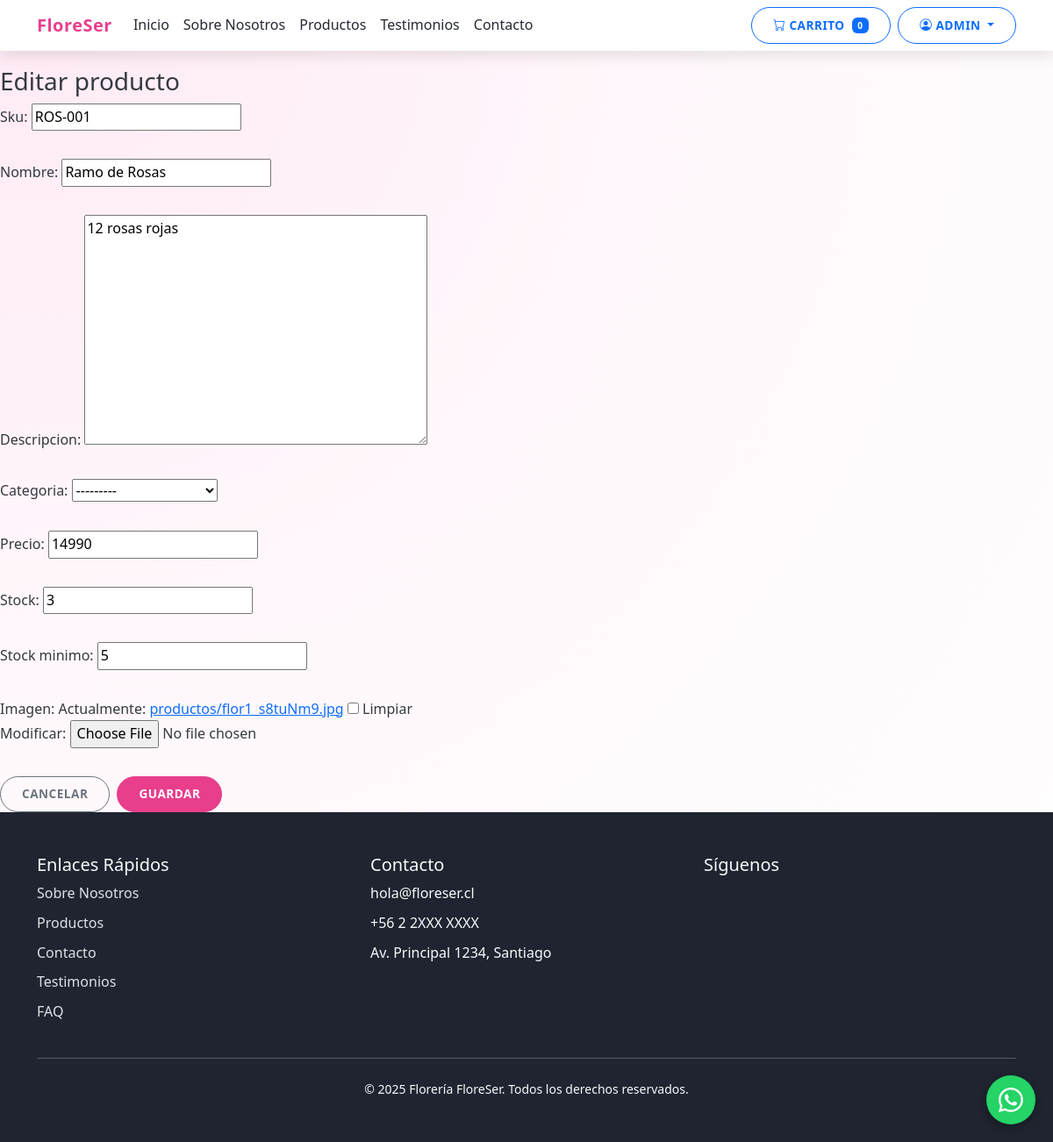
The page /productos/1/editar/ (signed in) on the database its author committed.
### apps/usuarios/models.py (models this page shows, shortened)
class Usuario(AbstractUser):
    class Roles(models.TextChoices):
        ADMINISTRADOR = 'Administrador', 'Administrador'
        EMPLEADO = 'Empleado', 'Empleado'
        CLIENTE = 'Cliente', 'Cliente'
        PROVEEDOR = 'Proveedor', 'Proveedor'
    rol = models.CharField(max_length=20, choices=Roles.choices, default=Roles.CLIENTE)
    activo = models.BooleanField(default=True)

### apps/productos/models.py (models this page shows, shortened)
class Producto(models.Model):
    class Categoria(models.TextChoices):
        AMOR_ANIVERSARIO = 'Amor y Aniversario', 'Amor y Aniversario'
        CUMPLEANOS = 'Cumpleaños', 'Cumpleaños'
        AGRADECIMIENTO = 'Agradecimiento', 'Agradecimiento'
        CONDOLENCIAS = 'Condolencias', 'Condolencias'
    sku = models.CharField(max_length=50, unique=True)
    nombre = models.CharField(max_length=150)
    descripcion = models.TextField(blank=True)
    categoria = models.CharField(max_length=100, choices=Categoria.choices)
    precio = models.DecimalField(max_digits=12, decimal_places=0, validators=[MinValueValidator(0)])
    stock = models.IntegerField(default=0, validators=[MinValueValidator(0)])
    stock_minimo = models.IntegerField(default=0, validators=[MinValueValidator(0)])
    imagen = models.ImageField(upload_to='productos/', blank=True, null=True)
    destacado = models.BooleanField(default=False)

### apps/home/models.py (models this page shows, shortened)
class Config(models.Model):
    nombre_sitio = models.CharField(max_length=100, default='Florería FloreSer')
    logo = models.ImageField(upload_to='configuracion/', blank=True, null=True)
    favicon = models.ImageField(upload_to='configuracion/', blank=True, null=True)
    telefono = models.CharField(max_length=20, blank=True)
    email = models.EmailField(blank=True)
    direccion = models.TextField(blank=True)
    horario_atencion = models.CharField(max_length=100, blank=True)
    facebook_url = models.URLField(blank=True)
    instagram_url = models.URLField(blank=True)
    whatsapp_numero = models.CharField(max_length=20, blank=True)
    alto_imagen_destacado = models.PositiveIntegerField(
        default=220,
        help_text=_('Altura en píxeles para productos destacados en la página de inicio.'),
    )
    alto_imagen_producto = models.PositiveIntegerField(
        default=220,
        help_text=_('Altura en píxeles para imágenes del catálogo de productos.'),
    )
    alto_imagen_ocasion = models.PositiveIntegerField(
        default=230,
        help_text=_('Altura en píxeles para las tarjetas de "Comprar por Ocación".'),
    )
    class Meta:
        verbose_name = _('Configuración del Sitio')
        verbose_name_plural = _('Configuración del Sitio')
        db_table = 'home_config'   # <- nombre exacto que evita el error
        app_label = 'home'

### apps/productos/views.py (the view)
# urls.py: path('<int:pk>/editar/', producto_editar, name='editar'),
@role_required('Administrador', 'Empleado')
def producto_editar(request, pk: int):
    producto = get_object_or_404(Producto, pk=pk)
    if request.method == 'POST':
        form = ProductoForm(request.POST, request.FILES, instance=producto)
        if form.is_valid():
            form.save()
            messages.success(request, 'Producto actualizado.')
            return redirect('productos:gestion_lista')
    else:
        form = ProductoForm(instance=producto)
    configuracion = Config.objects.first()
    return render(request, 'productos/form.html', {
        'form': form,
        'titulo': 'Editar producto',
        'configuracion': configuracion,
    })

### apps/productos/forms.py
class ProductoForm(forms.ModelForm):
    class Meta:
        model = Producto
        fields = [
            "sku",
            "nombre",
            "descripcion",
            "categoria",
            "precio",
            "stock",
            "stock_minimo",
            "imagen",
        ]

### templates/productos/form.html (shortened to what this page needs)
{% extends 'base.html' %}
{% block content %}
<h3>{{ titulo }}</h3>
<form method="post" enctype="multipart/form-data" class="row g-3">
  {{ form.as_p }}
  <div class="col-12 d-flex gap-2">
    <a href="{% url 'productos:gestion_lista' %}" class="btn btn-outline-secondary">Cancelar</a>
    <button class="btn btn-primary" type="submit">Guardar</button>
  </div>
</form>
{% endblock %}

### templates/base.html (shortened to what this page needs)
<!DOCTYPE html>
{% load static %}
{% load i18n %}
<html lang="es">
<head>
    <link href="https://cdn.jsdelivr.net/npm/bootstrap@5.3.0/dist/css/bootstrap.min.css" rel="stylesheet">
    <link rel="stylesheet" href="https://cdn.jsdelivr.net/npm/bootstrap-icons@1.10.0/font/bootstrap-icons.css">
    <link rel="stylesheet" href="{% static 'css/styles.css' %}">
</head>
<body>
    <nav class="navbar navbar-expand-lg navbar-main fixed-top">
        <div class="container">
            <a class="navbar-brand" href="{% url 'home:index' %}">
                {% if configuracion and configuracion.logo %}
                <img src="{{ configuracion.logo.url }}" alt="{{ configuracion.nombre_sitio }}" height="40">
                {% else %}
                FloreSer
                {% endif %}
            </a>
            <div class="collapse navbar-collapse" id="navbarNav">
                {% url 'home:index' as home_url %}
                {% url 'home:sobre_nosotros' as sobre_url %}
                {% url 'productos:lista' as productos_url %}
                {% url 'home:testimonios' as testimonios_url %}
                {% url 'home:index' as home_url3 %}
                {% url 'pedidos:carrito' as carrito_url %}
                {% url 'clientes:perfil' as cli_perfil_url %}
                {% url 'clientes:mis_pedidos' as cli_misped_url %}
                {% url 'productos:crear' as prod_crear_url %}
                {% url 'admin:index' as admin_index_url %}
                {% url 'logout' as logout_url %}
                {% url 'login' as login_url %}
                <ul class="navbar-nav me-auto">
                    {% if home_url %}
                    <li class="nav-item">
                        <a class="nav-link" href="{{ home_url }}#inicio">Inicio</a>
                    </li>
                    {% endif %}
                    {% if sobre_url %}
                    <li class="nav-item">
                        <a class="nav-link" href="{{ sobre_url }}">Sobre Nosotros</a>
                    </li>
                    {% endif %}
                    {% if productos_url %}
                    <li class="nav-item">
                        <a class="nav-link" href="{{ productos_url }}">Productos</a>
                    </li>
                    {% endif %}
                    {% if testimonios_url %}
                    <li class="nav-item">
                        <a class="nav-link" href="{{ testimonios_url }}">Testimonios</a>
                    </li>
                    {% endif %}
                    {% if home_url3 %}
                    <li class="nav-item">
                        <a class="nav-link" href="{{ home_url3 }}#contacto">Contacto</a>
                    </li>
                    {% endif %}
                </ul>
                <div class="d-flex">
                    <a href="{{ carrito_url|default:'#' }}" class="btn btn-outline-primary me-2">
                        <i class="bi bi-cart"></i> Carrito
                        <span class="badge bg-primary ms-1">0</span>
                    </a>
                    {% if user.is_authenticated %}
                    <div class="dropdown">
                        <button class="btn btn-outline-primary dropdown-toggle" type="button" id="userDropdown" data-bs-toggle="dropdown">
                            <i class="bi bi-person-circle"></i> {{ user.username }}
                        </button>
                    </div>
                    {% endif %}
                </div>
            </div>
        </div>
    </nav>
    <div style="padding-top: 76px;">
        {% block content %}{% endblock %}
    </div>
    <footer class="footer-site py-5">
        <div class="container">
            <div class="row g-4">
                <div class="col-lg-4">
                    <h5>Enlaces Rápidos</h5>
                    <ul class="list-unstyled footer-links">
                        {% url 'home:sobre_nosotros' as sobre_url %}
                        {% url 'productos:lista' as prodf_url %}
                        {% url 'home:testimonios' as testimoniosf_url %}
                        {% url 'home:faq' as faq_url %}
                        <li class="mb-2">
                            <a href="{{ sobre_url|default:'#' }}" class="text-decoration-none">Sobre Nosotros</a>
                        </li>
                        <li class="mb-2">
                            <a href="{{ prodf_url|default:'#' }}" class="text-decoration-none">Productos</a>
                        </li>
                        <li class="mb-2">
                            <a href="{{ homef_url|default:'#' }}#contacto" class="text-decoration-none">Contacto</a>
                        </li>
                        <li class="mb-2">
                            <a href="{{ testimoniosf_url|default:'#' }}" class="text-decoration-none">Testimonios</a>
                        </li>
                        {% if faq_url %}
                        <li class="mb-2">
                            <a href="{{ faq_url }}" class="text-decoration-none">FAQ</a>
                        </li>
                        {% endif %}
                    </ul>
                </div>
                <div class="col-lg-4">
                    <h5>Contacto</h5>
                    <ul class="list-unstyled mb-0">
                        <li class="mb-2">
                            {% if configuracion and configuracion.email %}
                                {{ configuracion.email }}
                            {% else %}
                                hola@floreser.cl
                            {% endif %}
                        </li>
                        <li class="mb-2">
                            {% if configuracion and configuracion.telefono %}
                                {{ configuracion.telefono }}
                            {% else %}
                                +56 2 2XXX XXXX
                            {% endif %}
                        </li>
                        <li class="mb-2">
                            {% if configuracion and configuracion.direccion %}
                                {{ configuracion.direccion }}
                            {% else %}
                                Av. Principal 1234, Santiago
                            {% endif %}
                        </li>
                    </ul>
                </div>
                <div class="col-lg-4">
                    <h5>Síguenos</h5>
                </div>
            </div>
            <hr class="my-4">
            <div class="text-center">
                <p class="mb-0 small">&copy; {% now "Y" %} {% if configuracion %}{{ configuracion.nombre_sitio }}{% else %}Florería FloreSer{% endif %}. Todos los derechos reservados.</p>
            </div>
        </div>
    </footer>
    {% if configuracion and configuracion.whatsapp_numero %}
    <a href="https://wa.me/{{ configuracion.whatsapp_numero }}" class="whatsapp-float" target="_blank" aria-label="Chat por WhatsApp">
        <i class="bi bi-whatsapp"></i>
    </a>
    {% endif %}
</body>
</html>

### static/css/styles.css (style rules this page uses)
:root { --primary-color: #e83e8c; --secondary-color: #ffd6e8; --accent-color: #ff7f50; --light-color: #fff7fb; --dark-color: #343a40; --gray-100: #f8f9fa; --gray-200: #eceff4; --gray-600: #6c757d; --box-shadow: 0 0.5rem 1rem rgba(232, 62, 140, 0.15); --transition: all 0.3s ease; }
body { font-family: 'Segoe UI', Tahoma, Geneva, Verdana, sans-serif; color: var(--dark-color); line-height: 1.6; background: radial-gradient(circle at top left, #ffeaf5 0, #fff7fb 40%, #ffffff 100%); }
.navbar-brand { font-weight: 700; letter-spacing: 0.5px; }
.navbar-main, .navbar-main.bg-dark, .navbar-main.navbar-dark { background-color: #ffffff !important; box-shadow: 0 0.35rem 1rem rgba(0, 0, 0, 0.1); z-index: 1030; }
.navbar-main .navbar-brand { font-weight: 700; letter-spacing: 0.5px; color: var(--primary-color) !important; }
.navbar-main .navbar-nav .nav-link { color: #252932 !important; font-weight: 500; }
.btn { padding: 0.6rem 1.5rem; border-radius: 50px; font-weight: 600; transition: var(--transition); text-transform: uppercase; font-size: 0.85rem; letter-spacing: 0.5px; }
.btn-primary { background-color: var(--primary-color); border-color: var(--primary-color); }
.footer-site { background: #1f2430; color: #f8f9fa; }
.footer-site h5 { color: #f8f9fa; }
.footer-site .footer-links a { color: #dee2e6; }
.whatsapp-float { position: fixed; right: 20px; bottom: 20px; z-index: 1050; width: 56px; height: 56px; border-radius: 50%; background-color: #25d366; color: #fff; display: flex; align-items: center; justify-content: center; font-size: 28px; box-shadow: 0 4px 12px rgba(0, 0, 0, .3); transition: transform .2s ease, box-shadow .2s ease, background-color .2s ease; }

### rows shown on the page
Usuario: username "ADMIN"
Producto: sku "ROS-001", nombre "Ramo de Rosas", descripcion "12 rosas rojas", categoria "---------", precio "14990", stock "3", stock_minimo "5"
Config: nombre_sitio "Florería FloreSer"

### other values the page prints
{{ titulo }} "Editar producto"
